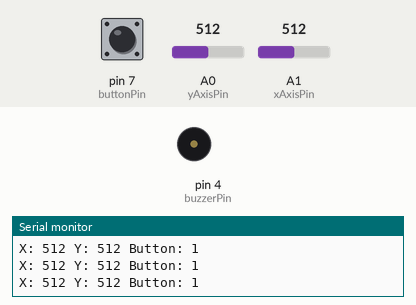
This sketch was run on a simulated Arduino Uno, built with avr-gcc and run on an emulated ATmega328P. Shown: buzzer (waves = sounding), the last lines printed to the serial monitor. The test bench sets the inputs (shaded band); at power-on: A0 (yAxisPin) = 512, A1 (xAxisPin) = 512, pin 7 (buttonPin) HIGH.

Above: at 1.2 s.
1.3 s: A0 (yAxisPin) set to 789
2.8 s: A0 (yAxisPin) set to 814
At 3.9 s:
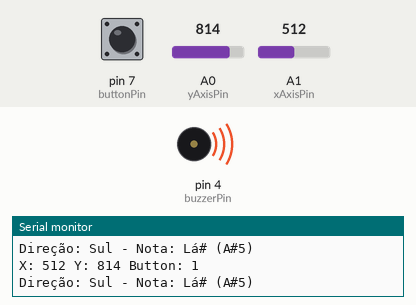
4.3 s: A1 (xAxisPin) set to 588
7.3 s: A1 (xAxisPin) set to 611
At 7.9 s:
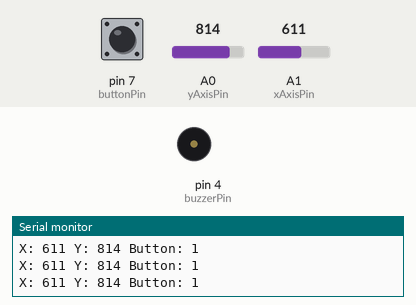
10.3 s: A1 (xAxisPin) set to 590
At 11.0 s:
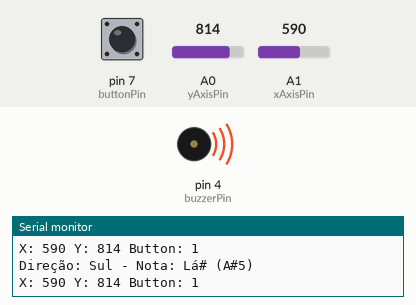
13.3 s: A0 (yAxisPin) set to 190
At 13.8 s:
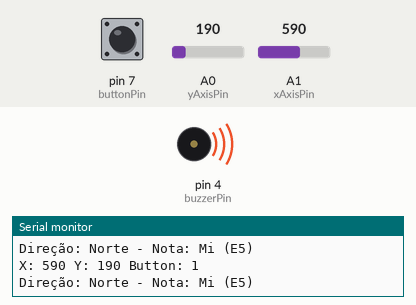
Timing chart, 0 to 15.9 s (numbered marks = the images above; inputs shaded):
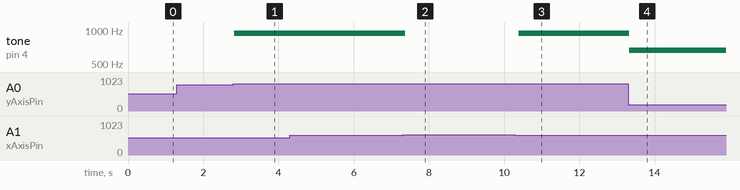

The sketch:

notes_undertale.ino
```cpp
// Definição dos pinos
const int buzzerPin = 4;
const int buttonPin = 7;
const int xAxisPin = A1;
const int yAxisPin = A0;

// Definição das notas
#define NOTE_B0  31
#define NOTE_C1  33
#define NOTE_CS1 35
#define NOTE_D1  37
#define NOTE_DS1 39
#define NOTE_E1  41
#define NOTE_F1  44
#define NOTE_FS1 46
#define NOTE_G1  49
#define NOTE_GS1 52
#define NOTE_A1  55
#define NOTE_AS1 58
#define NOTE_B1  62
#define NOTE_C2  65
#define NOTE_CS2 69
#define NOTE_D2  73
#define NOTE_DS2 78
#define NOTE_E2  82
#define NOTE_F2  87
#define NOTE_FS2 93
#define NOTE_G2  98
#define NOTE_GS2 104
#define NOTE_A2  110
#define NOTE_AS2 117
#define NOTE_B2  123
#define NOTE_C3  131
#define NOTE_CS3 139
#define NOTE_D3  147
#define NOTE_DS3 156
#define NOTE_E3  165
#define NOTE_F3  175
#define NOTE_FS3 185
#define NOTE_G3  196
#define NOTE_GS3 208
#define NOTE_A3  220
#define NOTE_AS3 233
#define NOTE_B3  247
#define NOTE_C4  262
#define NOTE_CS4 277
#define NOTE_D4  294
#define NOTE_DS4 311
#define NOTE_E4  330
#define NOTE_F4  349
#define NOTE_FS4 370
#define NOTE_G4  392
#define NOTE_GS4 415
#define NOTE_A4  440
#define NOTE_AS4 466
#define NOTE_B4  494
#define NOTE_C5  523
#define NOTE_CS5 554
#define NOTE_D5  587
#define NOTE_DS5 622
#define NOTE_E5  659
#define NOTE_F5  698
#define NOTE_FS5 740
#define NOTE_G5  784
#define NOTE_GS5 831
#define NOTE_A5  880
#define NOTE_AS5 932
#define NOTE_B5  988
#define NOTE_C6  1047
#define NOTE_CS6 1109
#define NOTE_D6  1175
#define NOTE_DS6 1245
#define NOTE_E6  1319
#define NOTE_F6  1397
#define NOTE_FS6 1480
#define NOTE_G6  1568
#define NOTE_GS6 1661
#define NOTE_A6  1760
#define NOTE_AS6 1865
#define NOTE_B6  1976
#define NOTE_C7  2093
#define NOTE_CS7 2217
#define NOTE_D7  2349
#define NOTE_DS7 2489
#define NOTE_E7  2637
#define NOTE_F7  2794
#define NOTE_FS7 2960
#define NOTE_G7  3136
#define NOTE_GS7 3322
#define NOTE_A7  3520
#define NOTE_AS7 3729
#define NOTE_B7  3951
#define NOTE_C8  4186
#define NOTE_CS8 4435
#define NOTE_D8  4699
#define NOTE_DS8 4978
#define REST 0

void setup() {
  pinMode(buzzerPin, OUTPUT);
  pinMode(buttonPin, INPUT_PULLUP);
  Serial.begin(9600);
}

void loop() {
  int xValue = analogRead(xAxisPin);
  int yValue = analogRead(yAxisPin);
  int buttonState = digitalRead(buttonPin);

  // Imprimir valores lidos
  Serial.print("X: ");
  Serial.print(xValue);
  Serial.print(" Y: ");
  Serial.print(yValue);
  Serial.print(" Button: ");
  Serial.println(buttonState);


    // Norte (Cima)
    if (yValue < 200 && xValue > 400 && xValue < 600) {
      Serial.println("Direção: Norte - Nota: Mi (E5)");
      tone(buzzerPin, NOTE_E5);
    }
    // Sul (Baixo)
    else if (yValue > 800 && xValue > 400 && xValue < 600) {
      Serial.println("Direção: Sul - Nota: Lá# (A#5)");
      tone(buzzerPin, NOTE_AS5);
    }
    // Leste (Direita)
    else if (xValue > 800 && yValue > 400 && yValue < 600) {
      Serial.println("Direção: Leste - Nota: Ré (D5)");
      tone(buzzerPin, NOTE_D5);
    }
    // Oeste (Esquerda)
    else if (xValue < 200 && yValue > 400 && yValue < 600) {
      Serial.println("Direção: Oeste - Nota: Dó# (C#5)");
      tone(buzzerPin, NOTE_CS5);
    }
    // Nordeste (Cima Direita)
    else if (xValue > 800 && yValue < 200) {
      Serial.println("Direção: Nordeste - Nota: MI (E6)");
      tone(buzzerPin, NOTE_E6);
    }
    // Noroeste (Cima Esquerda)
    else if (xValue < 200 && yValue < 200) {
      Serial.println("Direção: Noroeste - Nota: Si (B5)");
      tone(buzzerPin, NOTE_B5);
    }
    // Sudeste (Baixo Direita)
    else if (xValue > 800 && yValue > 800) {
      Serial.println("Direção: Sudeste - Nota: Lá (A5)");
      tone(buzzerPin, NOTE_A5);
    }
    // Sudoeste (Baixo Esquerda)
    else if (xValue < 200 && yValue > 800) {
      Serial.println("Direção: Sudoeste - Nota: Sol (G5)");
      tone(buzzerPin, NOTE_G5);
    } else {
      noTone(buzzerPin);
    }


  delay(100); // Pequeno delay para evitar leituras repetidas muito rápidas
}
```

Measured:
- the behaviour switches between 800 and 801 on A0 (yAxisPin) (found by bisection; images 0 and 1)
- the behaviour switches between 599 and 600 on A1 (xAxisPin) (found by bisection; images 1 and 2)
- after the input at 2.8 s, tone on pin 4 (buzzerPin): silent → 932 Hz at once
- after the input at 7.3 s, tone on pin 4 (buzzerPin): 932 Hz → silent after 0.07 s
- after the input at 10.3 s, tone on pin 4 (buzzerPin): silent → 932 Hz after 0.09 s
- after the input at 13.3 s, tone on pin 4 (buzzerPin): 932 Hz → 659 Hz at once
